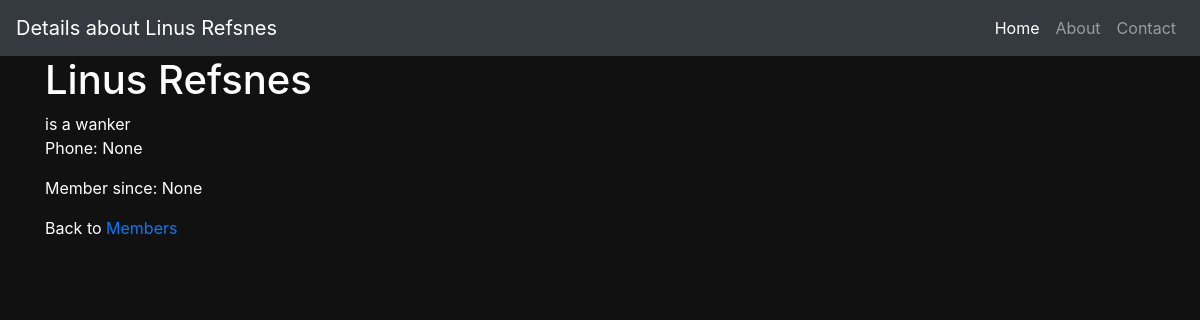
Before: /members/details/2 with the older database file.
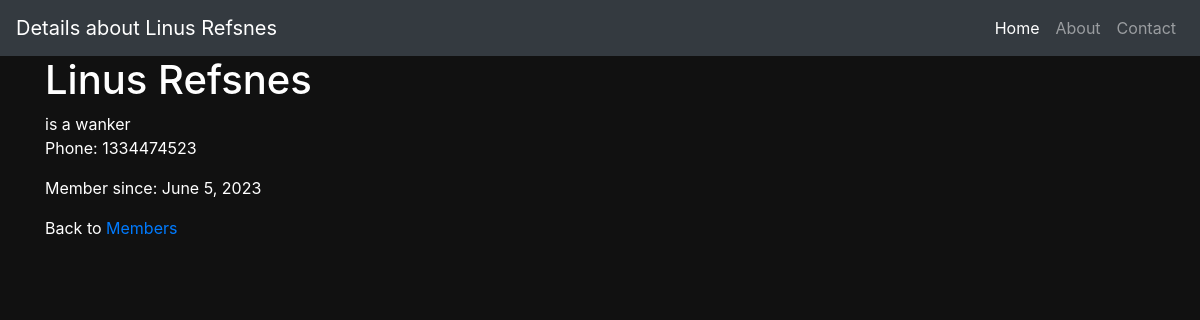
After: the same page with the newer database file.
### members/models.py (models this page shows)
class Member(models.Model):
    firstname = models.CharField(max_length=255)
    lastname = models.CharField(max_length=255)
    phone = models.IntegerField(null=True)
    joined_date = models.DateField(null=True)

### members/views.py (the view)
# urls.py: path('members/details/<int:id>',views.details,name='details'),
def details(request,id):
    mymember = Member.objects.get(id=id)
    template = loader.get_template('details.html')
    context = {
        'mymember': mymember,
    }
    return HttpResponse(template.render(context,request))

### members/templates/details.html
{% extends "master.html" %}
{% block title %}
  Details about {{ mymember.firstname }} {{ mymember.lastname }}
{% endblock %}
{% block content%}
<h1>{{ mymember.firstname }} {{ mymember.lastname }}</h1> is a wanker
<p>Phone: {{ mymember.phone }}</p>
<p>Member since: {{ mymember.joined_date }}</p>
<p>Back to <a href="/members">Members</a></p>
{% endblock%}

### members/templates/master.html (shortened to what this page needs)
{% load static%}
<!DOCTYPE html>
<html lang="en">
<head>
    <link rel="stylesheet" href="https://stackpath.bootstrapcdn.com/bootstrap/4.5.0/css/bootstrap.min.css">
    <link rel="stylesheet" href="{% static 'css/custom.css' %}"/>
</head>
<body>
    <nav class="navbar navbar-expand-lg navbar-dark bg-dark">
        <a class="navbar-brand" href="#">{% block title %}{% endblock %}</a>
        <div class="collapse navbar-collapse" id="navbarNav">
            <ul class="navbar-nav ml-auto">
                <li class="nav-item active">
                    <a class="nav-link" href="#">Home</a>
                </li>
                <li class="nav-item">
                    <a class="nav-link" href="#">About</a>
                </li>
                <li class="nav-item">
                    <a class="nav-link" href="#">Contact</a>
                </li>
            </ul>
        </div>
    </nav>
    <div class="container">
    {% block content %}
    {% endblock %}
</div>
</body>
</html>

### members/static/css/custom.css (style rules this page uses)
body { background-color: #111; color: #fff; }

Changed rows visible on the page:
changed Member "Linus": phone "None" → "1334474523"; joined_date "None" → "June 5, 2023"
